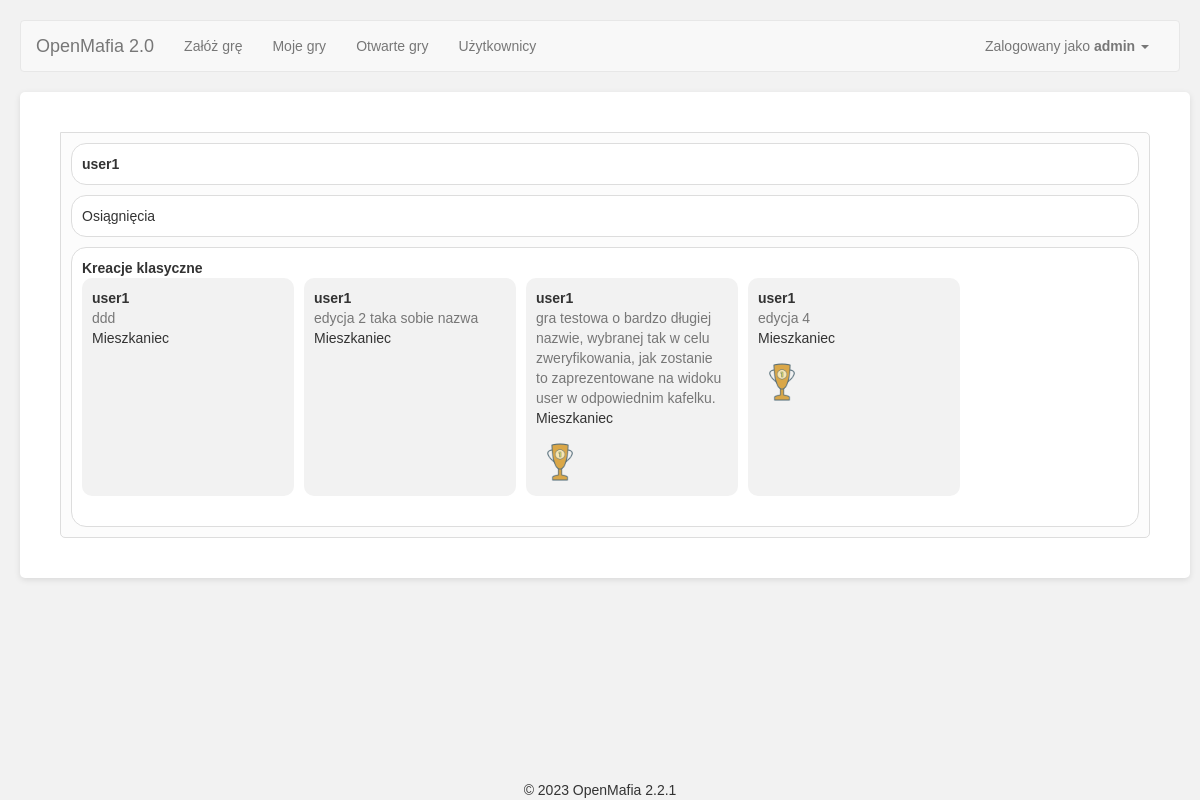
The page /user/2 (signed in) on the database as committed earlier.
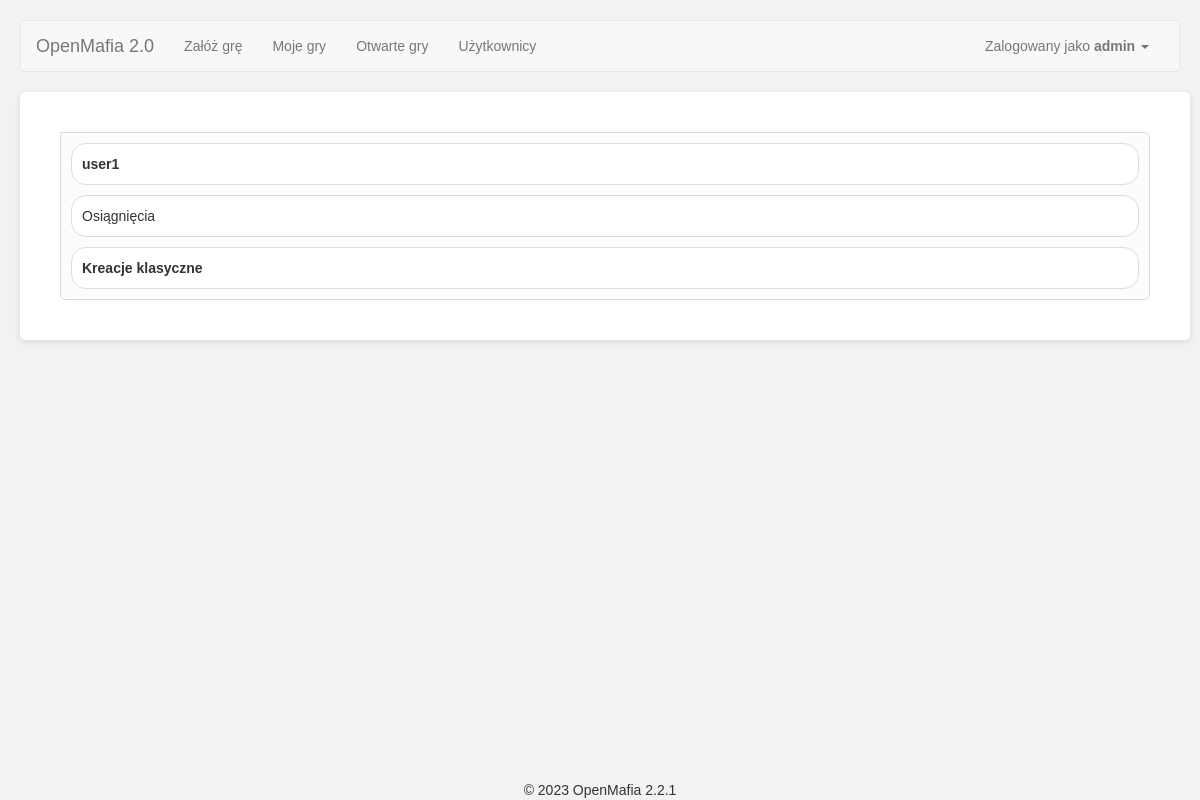
The same page on the database as committed later.
### app/Engine/DB/models.py (models this page shows, shortened)
class User(db.Model):
    __tablename__ = 'User'
    id = db.Column(db.Integer, primary_key=True)
    user = db.Column(db.String(64), unique=True)
    password = db.Column(db.String(500))
    name = db.Column(db.String(500))
    email = db.Column(db.String(120), unique=True)
    is_active = db.Column(db.Boolean)
    def is_active(self):
        return True

class GamePlayer(db.Model):
    __tablename__ = 'GamePlayer'
    id = db.Column(db.Integer, primary_key=True)
    game_id = db.Column(db.Integer, ForeignKey('Game.id'))
    user_id = db.Column(db.Integer, ForeignKey('User.id'))
    order_id = db.Column(db.Integer)
    roles = relationship("Game_Roles")
    name = db.Column(db.String(500))
    status = db.Column(db.String(500))
    user = relationship("User")
    winner = db.Column(db.Integer)
    game = relationship("Game", back_populates='game_players')

class Game(db.Model):
    __tablename__ = 'Game'
    id = db.Column(db.Integer, primary_key=True)
    name = db.Column(db.String(500))
    day_no = db.Column(db.Integer)
    phase = db.Column(db.Integer)
    status_id = db.Column(db.Integer, ForeignKey('Status.id'), default=1)
    owner_id = db.Column(db.Integer, ForeignKey('User.id'))
    start_time = db.Column(db.DateTime(timezone=True))
    game_type_id = db.Column(db.Integer, ForeignKey('GameType.id'))
    owner = relationship("User", uselist=False)
    status = relationship("Status", uselist=False)
    game_players = relationship("GamePlayer", back_populates='game')
    roles = relationship("Game_Roles")
    phases = relationship("Game_Phases")
    game_config = relationship("Game_Configuration")
    game_type = relationship("GameType")

class Game_Roles(db.Model):
    __tablename__ = 'Game_Roles'
    id = db.Column(db.Integer, primary_key=True)
    game_id = db.Column(db.Integer, ForeignKey('Game.id'))
    player_id = db.Column(db.Integer, ForeignKey('GamePlayer.id'))
    role_id = db.Column(db.Integer, ForeignKey('Role.id'))
    role = relationship("Role")

class Role(db.Model):
    __tablename__ = 'Role'
    id = db.Column(db.Integer, primary_key=True)
    name = db.Column(db.String(100))
    visible_name = db.Column(db.String(500))
    description = db.Column(db.String(500))

class Achievements(db.Model):
    __tablename__ = 'Achievements'
    id = db.Column(db.Integer, primary_key=True)
    user_id = db.Column(db.Integer, ForeignKey('User.id'))
    player_id = db.Column(db.Integer, ForeignKey('GamePlayer.id'))
    player = relationship("GamePlayer")
    achievement_id = db.Column(db.Integer, ForeignKey('AchievementTypes.id'))
    achievement = relationship("AchievementTypes")

class AchievementTypes(db.Model):
    __tablename__ = 'AchievementTypes'
    id = db.Column(db.Integer, primary_key=True)
    name = db.Column(db.String(50))
    visible_name = db.Column(db.String(50))
    description = db.Column(db.String(500))

### app/User/views.py (the view)
@UserModule.route('/<user_id>', methods=['GET', 'POST'])
@UserModule.route('', methods=['GET', 'POST'])
@login_required
def user_main(user_id=None):
    if user_id is None:
        user_id = current_user.id
    else:
        user_id = int(user_id)
    achievements = None
    classic_creations = None
    classic_games = None
    user_api = UserApi()
    user = user_api.get_user_for_user_id(user_id)
    if user:
        game_api = GameApi()
        achievements = user_api.get_user_achievements()
        classic_games = [game for game in game_api.list_games('my_games', user) if game.game_type.name == 'classic' and game.status.name == 'finished']
        classic_creations = []
        for g in classic_games:
            game_api.game = g
            classic_creations.append(game_api.get_player_object_for_user_id(user_id))
    return render_template('User_index.html',
                           user=user,
                           achievements=achievements,
                           classic_creations=classic_creations)

### app/Engine/DB/db_api.py (called while the page is built)
    def list_games(self, game_type='all', user=None):
        if game_type == 'all':
            return Game.query.all()
        elif game_type == 'all_but_cancelled':
            status_id = self._get_status_id('cancelled')
            return Game.query.filter(Game.status_id != status_id).all()
        elif game_type == 'open_games':
            status_id = self._get_status_id('enrollment_open')
            return Game.query.filter(Game.status_id == status_id).all()
        elif game_type == 'my_games':
            if user is None:
                user = current_user
            games = Game.query.all()
            return [game for game in games if user.id in [player.user_id for player in game.game_players]]
        else:
            return None

    def get_player_object_for_user_id(self, user_id):
        try:
            player = [player for player in self.game.game_players if player.user_id == user_id][0]
        except:
            player = None
        return player

    def get_user_for_user_id(self, user_id: int):
        self.user = User.query.filter(User.id == user_id).first()
        return self.user

    def get_user_achievements(self):
        self.user_achievements = Achievements.query.filter(Achievements.user_id == self.user.id).all()
        return self.user_achievements

### app/views.py (called while the page is built)
@app.before_request
def before_request():
    g.user = current_user

@lm.user_loader
def load_user(id):
    return User.query.get(int(id))

### app/User/templates/User_index.html (shortened to what this page needs)
{% extends "base.html" %}
{% import "bootstrap/wtf.html" as wtf %}
{% block styles %}
{{ super() }}
<link rel="stylesheet" type="text/css" href="{{ url_for('User.static', filename='css/styles.css') }}">
{% endblock %}
{%block main_content%}
<div class="tabs">
  <div class="tab-content">
    <div id="general" class="active">
      <div class="content-box">
        <b>{{ user.name }}</b>
      </div>
      <div class="content-box">
          Osiągnięcia<br/>
      </div>
      <div class="content-box">
        <b>Kreacje klasyczne</b><br />
        <div class="posts-container">
          {% for creation in classic_creations %}
          <div class="post">
            <div class="post-header">
              <span class="post-login">{{ creation.name }}</span>
              <a href="{{url_for('SetupGameModule.lobby', game_id=creation.game.id)}}"><span class="post-date">{{ creation.game.name }}</span></a>
              <span class="post-roles">
                {% for role in creation.roles %}
                {{ role.role.visible_name }}
                {% endfor %}
              </span>
            </div>
            <div class="post-content">
              <p>
                {% for a in achievements %}
                {% if a.player_id == creation.id %}
                <div title="{{ a.achievement.visible_name }} - {{ a.achievement.description }}">
                  <img class="post-achievement" src="{{url_for('static', filename='images/awards/'+a.achievement.name+'.png')}}"/>
                </div>
                {% endif %}
                {% endfor %}
              </p>
            </div>
          </div>
          {% endfor %}
        </div>
      </div>
    </div>
  </div>
</div>
{%endblock%}

### app/templates/base.html (shortened to what this page needs)
{% extends "bootstrap/base.html" %}
{% block styles %}
{{ super() }}
<link rel="stylesheet" type="text/css" href="{{ url_for('static', filename='css/base_styles.css') }}">
<link rel="stylesheet" type="text/css" href="{{ url_for('static', filename='css/bootstrap_table.css') }}">
{% endblock %}
{% block navbar %}
<nav class="navbar navbar-default" id="nav">
	<div class="container-fluid">
	  <div class="navbar-header">
		<a class="navbar-brand" href="/">OpenMafia 2.0</a>
	  </div>
	  <div class="collapse navbar-collapse" id="bs-example-navbar-collapse-1">
		<ul class="nav navbar-nav">
			<li {{ 'class=active' if request.endpoint == 'SetupGameModule.setup_game' }} ><a href="{{ url_for('SetupGameModule.setup_game')}}">Załóż grę</a></li>
			<li><a href="{{ url_for('SetupGameModule.game_list')}}/my_games">Moje gry</a></li>
			<li><a href="{{ url_for('SetupGameModule.game_list')}}/open_games">Otwarte gry</a></li>
			<li><a href="{{ url_for('User.user_main')}}">Użytkownicy</a></li>
		</ul>
		<ul class="nav navbar-nav navbar-right">
		  <li><a href="#"></a></li>
		  <li class="dropdown">
			<a href="#" class="dropdown-toggle" data-toggle="dropdown" role="button" aria-haspopup="true" aria-expanded="false">
				{% if current_user.is_authenticated %}
				Zalogowany jako <b>{{ current_user.user }}</b>
				{% else %}
					Gość
				{% endif %}
				<span class="caret"></span>
			</a>
		  </li>
		</ul>
	  </div>
	</div>
  </nav>
{% endblock %}
{%block content %}
<div class="container">
	{%block main_content%}{%endblock%}
</div>
{% block footer %}
<div class="footer">&copy; 2023 OpenMafia 2.2.1</div>
{%- endblock footer %}
{%endblock%}

### app/static/css/base_styles.css (style rules this page uses)
.footer { position: fixed; left: 0; bottom: 0; width: 100%; text-align: center; text-size: small; }
body { font-family: Arial, sans-serif; background-color: #f2f2f2; margin: 0; padding: 20px; }
.container { margin: 0 auto; background-color: #ffffff; border-radius: 5px; padding: 40px; box-shadow: 0 2px 6px rgba(0, 0, 0, 0.1); }

### app/User/static/css/styles.css (style rules this page uses)
.tab-content { border: 1px solid #ddd; padding: 10px; border-radius: 5px; border-top-left-radius: 0px; background-color: #fcfcfc; }
.tab-content > div { display: none; }
.tab-content > div.active { display: block; }
.content-box { background-color: #fff; border: 1px solid #ddd; border-radius: 15px; padding: 10px; margin-bottom: 10px; }
.tab-content .content-box:last-of-type { margin-bottom: 0px; }

Rows that differ between the two databases and show on the page:
removed GamePlayer: name "user1", game.name "ddd"
removed Game_Roles: role.visible_name "Mieszkaniec", shown under "user1"
removed GamePlayer: name "user1", game.name "edycja 2 taka sobie nazwa"
removed Game_Roles: role.visible_name "Mieszkaniec", shown under "user1"
removed GamePlayer: name "user1", game.name "gra testowa o bardzo długiej nazwie, wybranej tak w celu zweryfikowania, jak zostanie to zaprezentowane na widoku user w odpowiednim kafelku."
removed Game_Roles: role.visible_name "Mieszkaniec", shown under "user1"
removed Achievements: name (picture), shown under "user1"
removed GamePlayer: name "user1", game.name "edycja 4"
removed Game_Roles: role.visible_name "Mieszkaniec", shown under "user1"
removed Achievements: name (picture), shown under "user1"
